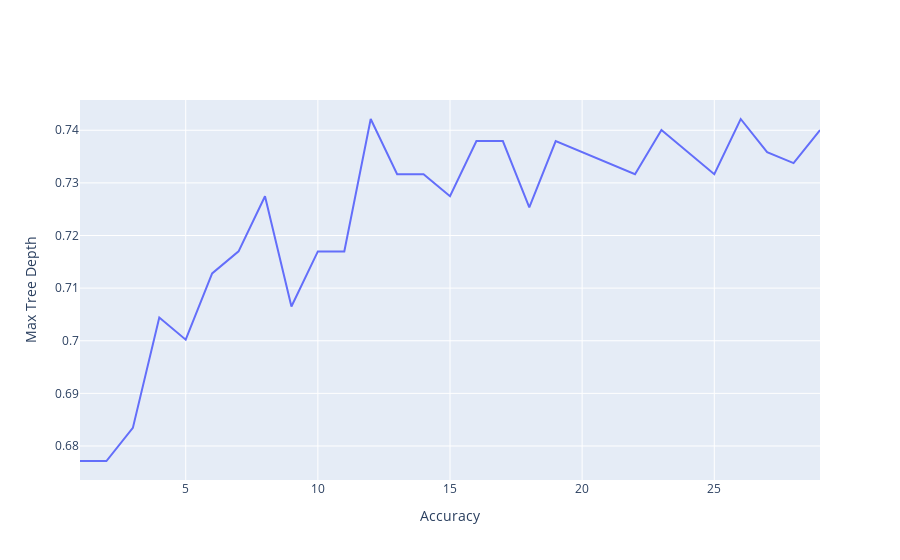

The notebook cell saved with this chart:
### Code cell
fig = go.Figure()
fig.add_trace(go.Scatter(x=list(max_depth), y=test, name='Testing Accuracy'))
fig.update_layout(xaxis_title='Accuracy', yaxis_title='Max Tree Depth', title='')
fig.show()

### Figure 1 — Plotly figure (JSON) as saved in the notebook; plotly's stock layout.template omitted (floating-point values rounded to 4 significant figures)
{"data": [{"name": "Testing Accuracy", "type": "scatter", "x": [1, 2, 3, 4, 5, 6, 7, 8, 9, 10, 11, 12, 13, 14, 15, 16, 17, 18, 19, 20, 21, 22, 23, 24, 25, 26, 27, 28, 29], "y": [0.6771, 0.6771, 0.6834, 0.7044, 0.7002, 0.7128, 0.717, 0.7275, 0.7065, 0.717, 0.717, 0.7421, 0.7317, 0.7317, 0.7275, 0.7379, 0.7379, 0.7254, 0.7379, 0.7358, 0.7338, 0.7317, 0.74, 0.7358, 0.7317, 0.7421, 0.7358, 0.7338, 0.74]}], "layout": {"title": {"text": ""}, "xaxis": {"title": {"text": "Accuracy"}}, "yaxis": {"title": {"text": "Max Tree Depth"}}}}
